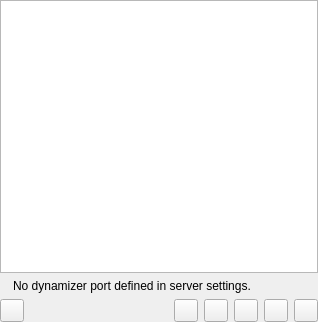
<?xml version="1.0" encoding="UTF-8"?>
<ui version="4.0">
 <class>DynamicPage</class>
 <widget class="QWidget" name="DynamicPage">
  <property name="geometry">
   <rect>
    <x>0</x>
    <y>0</y>
    <width>318</width>
    <height>322</height>
   </rect>
  </property>
  <property name="windowTitle">
   <string>Form</string>
  </property>
  <layout class="QGridLayout" name="gridLayout">
   <property name="margin">
    <number>0</number>
   </property>
   <item row="0" column="0" colspan="7">
    <widget class="ItemView" name="view"/>
   </item>
   <item row="1" column="0" colspan="7">
    <layout class="QHBoxLayout" name="horizontalLayout">
     <item>
      <widget class="QLabel" name="infoIcon"/>
     </item>
     <item>
      <widget class="SqueezedTextLabel" name="infoLabel">
       <property name="sizePolicy">
        <sizepolicy hsizetype="MinimumExpanding" vsizetype="Preferred">
         <horstretch>0</horstretch>
         <verstretch>0</verstretch>
        </sizepolicy>
       </property>
       <property name="text">
        <string>No dynamizer port defined in server settings.</string>
       </property>
      </widget>
     </item>
    </layout>
   </item>
   <item row="2" column="0">
    <widget class="ToolButton" name="refreshBtn"/>
   </item>
   <item row="2" column="1">
    <spacer name="horizontalSpacer">
     <property name="orientation">
      <enum>Qt::Horizontal</enum>
     </property>
     <property name="sizeHint" stdset="0">
      <size>
       <width>16</width>
       <height>20</height>
      </size>
     </property>
    </spacer>
   </item>
   <item row="2" column="2">
    <widget class="ToolButton" name="addBtn"/>
   </item>
   <item row="2" column="3">
    <widget class="ToolButton" name="editBtn"/>
   </item>
   <item row="2" column="4">
    <widget class="ToolButton" name="removeBtn"/>
   </item>
   <item row="2" column="5">
    <widget class="ToolButton" name="startBtn"/>
   </item>
   <item row="2" column="6">
    <widget class="ToolButton" name="stopBtn"/>
   </item>
  </layout>
 </widget>
 <customwidgets>
  <customwidget>
   <class>ItemView</class>
   <extends>QTreeView</extends>
   <header>itemview.h</header>
  </customwidget>
  <customwidget>
   <class>SqueezedTextLabel</class>
   <extends>QLabel</extends>
   <header>squeezedtextlabel.h</header>
  </customwidget>
  <customwidget>
   <class>ToolButton</class>
   <extends>QToolButton</extends>
   <header>toolbutton.h</header>
  </customwidget>
 </customwidgets>
 <resources/>
 <connections/>
</ui>
